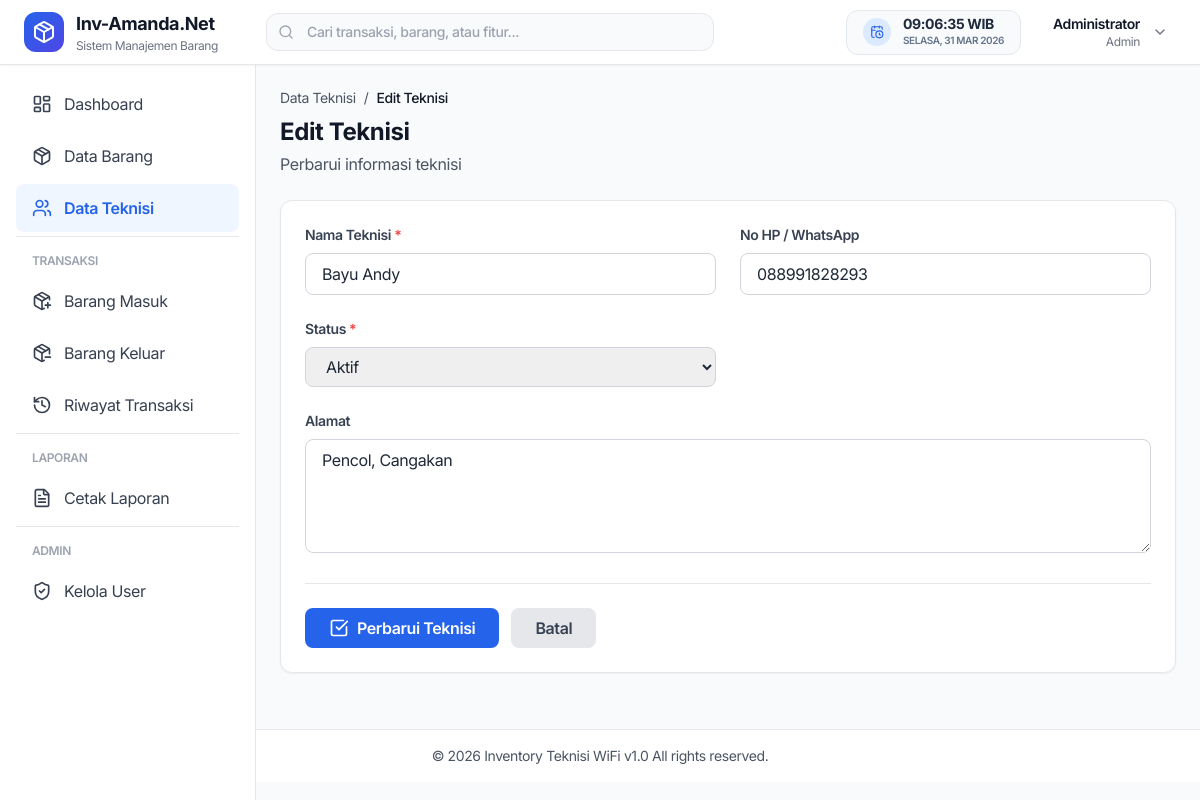
Page /teknisi/edit.php?id=1 (signed in) on the committed database.
### tables this page shows
CREATE TABLE `users` (
  `id` int NOT NULL,
  `username` varchar(50) NOT NULL,
  `password` varchar(255) NOT NULL,
  `nama_lengkap` varchar(100) NOT NULL,
  `email` varchar(100) DEFAULT NULL,
  `role` enum('admin','teknisi') DEFAULT 'teknisi',
  `foto_profil` varchar(255) DEFAULT NULL,
  `created_at` timestamp NOT NULL DEFAULT CURRENT_TIMESTAMP,
  `updated_at` timestamp NOT NULL DEFAULT CURRENT_TIMESTAMP ON UPDATE CURRENT_TIMESTAMP
);

CREATE TABLE `teknisi` (
  `id` int NOT NULL,
  `nama` varchar(100) NOT NULL,
  `no_hp` varchar(20) DEFAULT NULL,
  `alamat` text,
  `status` enum('aktif','nonaktif') DEFAULT 'aktif',
  `created_at` timestamp NOT NULL DEFAULT CURRENT_TIMESTAMP
);

### includes/auth_check.php (called while the page is built, shortened)
<?php
require_once __DIR__ . '/../config/database.php';
$user_id = $_SESSION['user_id'];
$query = "SELECT * FROM users WHERE id = ?";
$stmt = mysqli_prepare($conn, $query);
mysqli_stmt_bind_param($stmt, "i", $user_id);
mysqli_stmt_execute($stmt);
$result = mysqli_stmt_get_result($stmt);
$user = mysqli_fetch_assoc($result);
?>

### functions/teknisi.php (called while the page is built, shortened)
<?php
function getTeknisiById($conn, $id) {
    $id = mysqli_real_escape_string($conn, $id);
    $query = "SELECT * FROM teknisi WHERE id = '$id'";
    $result = mysqli_query($conn, $query);
    return mysqli_fetch_assoc($result);
}
?>

### public/teknisi/edit.php (the view, shortened to what this page needs)
<?php
require_once '../../includes/auth_check.php';
require_once '../../functions/teknisi.php';
$id = $_GET['id'] ?? 0;
$teknisi = getTeknisiById($conn, $id);
require_once '../../includes/header.php';
?>
<?php require_once '../../includes/sidebar.php'; ?>
<div class="lg:ml-64 pt-16">
    <div class="p-6">
        <div class="mb-6">
            <div class="flex items-center gap-2 text-sm text-gray-600 mb-2">
                <a href="index" class="hover:text-blue-600">Data Teknisi</a>
                <span>/</span>
                <span class="text-gray-900 font-medium">Edit Teknisi</span>
            </div>
            <h1 class="text-2xl font-bold text-gray-900">Edit Teknisi</h1>
            <p class="text-gray-600 mt-1">Perbarui informasi teknisi</p>
        </div>
        <div class="bg-white rounded-xl shadow-sm border border-gray-200 overflow-hidden">
            <form method="POST" action="" class="p-6">
                <div class="grid grid-cols-1 md:grid-cols-2 gap-6">
                    <div>
                        <label class="block text-sm font-semibold text-gray-700 mb-2">
                            Nama Teknisi <span class="text-red-500">*</span>
                        </label>
                        <input type="text" name="nama" required
                               value="<?= $teknisi['nama'] ?>"
                               class="w-full px-4 py-2 border border-gray-300 rounded-lg focus:ring-2 focus:ring-blue-500 focus:border-blue-500">
                    </div>
                    <div>
                        <label class="block text-sm font-semibold text-gray-700 mb-2">
                            No HP / WhatsApp
                        </label>
                        <input type="text" name="no_hp"
                               value="<?= $teknisi['no_hp'] ?>"
                               class="w-full px-4 py-2 border border-gray-300 rounded-lg focus:ring-2 focus:ring-blue-500 focus:border-blue-500">
                    </div>
                    <div>
                        <label class="block text-sm font-semibold text-gray-700 mb-2">
                            Status <span class="text-red-500">*</span>
                        </label>
                        <select name="status" required
                                class="w-full px-4 py-2 border border-gray-300 rounded-lg focus:ring-2 focus:ring-blue-500 focus:border-blue-500">
                            <option value="aktif" <?= $teknisi['status'] == 'aktif' ? 'selected' : '' ?>>Aktif</option>
                        </select>
                    </div>
                    <div class="md:col-span-2">
                        <label class="block text-sm font-semibold text-gray-700 mb-2">
                            Alamat
                        </label>
                        <textarea name="alamat" rows="4"
                                  class="w-full px-4 py-2 border border-gray-300 rounded-lg focus:ring-2 focus:ring-blue-500 focus:border-blue-500"><?= $teknisi['alamat'] ?></textarea>
                    </div>
                </div>
                <div class="flex items-center gap-3 mt-6 pt-6 border-t border-gray-200">
                    <button type="submit"
                            class="px-6 py-2 bg-blue-600 text-white font-semibold rounded-lg hover:bg-blue-700 transition">
                        <span class="flex items-center gap-2">
                            <i data-lucide="check-square" class="w-5 h-5"></i>
                            Perbarui Teknisi
                        </span>
                    </button>
                    <a href="index"
                       class="px-6 py-2 bg-gray-200 text-gray-700 font-semibold rounded-lg hover:bg-gray-300 transition">
                        Batal
                    </a>
                </div>
            </form>
        </div>
    </div>
<?php require_once '../../includes/footer.php'; ?>

### includes/header.php (shortened to what this page needs)
<!DOCTYPE html>
<html lang="id">
<head>
    <script src="https://cdn.tailwindcss.com"></script>
</head>
<body class="bg-gray-50 text-gray-800 tracking-tight">
    <nav class="bg-white shadow-sm border-b border-gray-200 fixed top-0 left-0 right-0 z-50">
        <div class="px-4 lg:px-6">
            <div class="flex items-center justify-between h-16">
                <div class="flex items-center gap-4 flex-1">
                    <div class="flex items-center gap-3">
                        <div class="w-10 h-10 bg-gradient-to-br from-blue-600 to-indigo-600 rounded-xl flex items-center justify-center">
                            <i data-lucide="package" class="w-6 h-6 text-white"></i>
                        </div>
                        <div class="hidden md:block min-w-max">
                            <h1 class="text-lg font-bold text-gray-900">Inv-Amanda.Net</h1>
                            <p class="text-xs text-gray-500">Sistem Manajemen Barang</p>
                        </div>
                    </div>
                    <div class="hidden lg:flex max-w-md w-full ml-8 mr-auto">
                    <form action="<?= BASE_URL ?>/public/transaksi/riwayat" method="GET" class="relative w-full">
                        <div class="absolute inset-y-0 left-0 pl-3 flex items-center pointer-events-none">
                        </div>
                        <input type="text" name="search" class="block w-full pl-10 pr-3 py-2 border border-gray-200 rounded-xl leading-5 bg-gray-50 text-sm placeholder-gray-400 focus:outline-none focus:bg-white focus:ring-2 focus:ring-blue-500 focus:border-blue-500 transition-all font-medium" placeholder="Cari transaksi, barang, atau fitur...">
                    </form>
                </div>
                </div>
                <div class="flex items-center gap-4 md:gap-6">
                    <div class="hidden lg:flex items-center gap-3 px-4 py-1.5 bg-slate-50 border border-slate-200 rounded-xl">
                        <div class="w-7 h-7 rounded-full bg-blue-100 flex items-center justify-center text-blue-600">
                            <i data-lucide="calendar-clock" class="w-3.5 h-3.5"></i>
                        </div>
                        <div class="text-left">
                            <p id="liveTime" class="text-sm font-bold tracking-tight text-slate-800 leading-none">--:--:--</p>
                            <p id="liveDate" class="text-[10px] font-semibold text-slate-500 uppercase mt-0.5">------</p>
                        </div>
                    </div>
                    <div class="relative">
                        <button onclick="toggleUserMenu()" class="flex items-center gap-3 p-2 rounded-xl hover:bg-slate-100 transition">
                            <div class="hidden md:block text-right">
                                <p class="text-sm font-semibold text-gray-900"><?= $user['nama_lengkap'] ?></p>
                                <p class="text-xs text-gray-500"><?= ucfirst($user['role']) ?></p>
                            </div>
                            <i data-lucide="chevron-down" class="w-4 h-4 text-gray-500"></i>
                        </button>
                    </div>
                </div>
            </div>
        </div>
    </nav>

### includes/header.php (style rules this page uses)
body { font-family: 'Inter', sans-serif; }

### rows in the picture
users: nama_lengkap "Administrator", role "Admin"
teknisi: nama "Bayu Andy", no_hp "088991828293", status "Aktif", alamat "Pencol, Cangakan"
